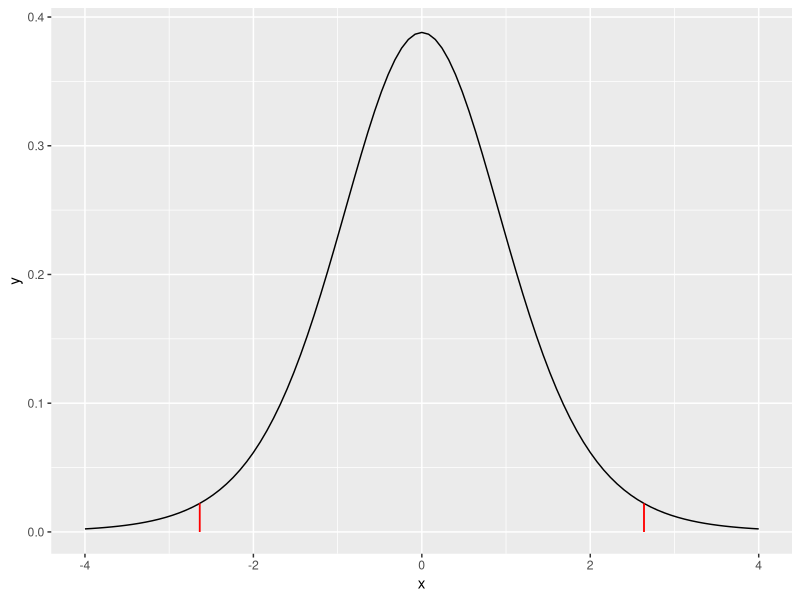

The R script that drew this image:
# 7-3-1
library(tidyverse)
x <- c(97.7,94.7,91.6,98.0,102.9,94.5,99.1,95.3,93.8,102.0)
z1 <- sum(x-100)/(sqrt(10)*5)
t1 <- (mean(x)-100)/(sqrt(var(x))/sqrt(10))
y1 <- dt(t1,9)
ggplot(data=data.frame(x=c(-4,4)), aes(x=x)) +
  stat_function(fun=dt,args=c(df=9))+
  geom_segment(x=t1,y=0,xend=t1,yend=y1,colour="red")+
  geom_segment(x=-t1,y=0,xend=-t1,yend=y1,colour="red")
p<- 2*pt(t1,9)
t.test(x,mu=100,alternative="two.sided")
#t.test(x,mu=100,alternative="greater")
#t.test(x,mu=100,alternative="two.sided")
